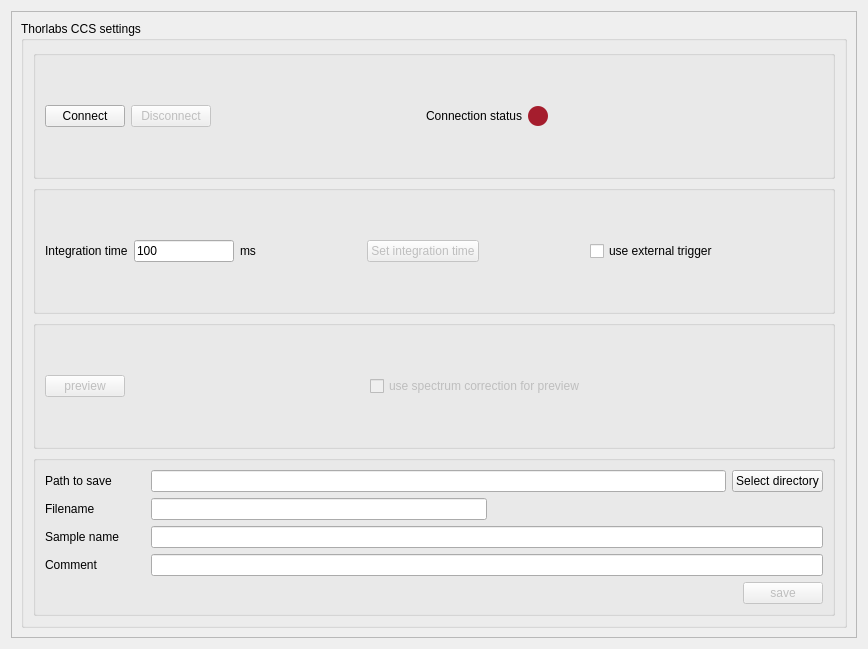
<?xml version="1.0" encoding="UTF-8"?>
<ui version="4.0">
 <class>Form</class>
 <widget class="QWidget" name="Form">
  <property name="geometry">
   <rect>
    <x>0</x>
    <y>0</y>
    <width>868</width>
    <height>649</height>
   </rect>
  </property>
  <property name="sizePolicy">
   <sizepolicy hsizetype="Expanding" vsizetype="Expanding">
    <horstretch>0</horstretch>
    <verstretch>0</verstretch>
   </sizepolicy>
  </property>
  <property name="windowTitle">
   <string>Template settings</string>
  </property>
  <layout class="QHBoxLayout" name="horizontalLayout">
   <item>
    <widget class="QScrollArea" name="scrollArea">
     <property name="widgetResizable">
      <bool>true</bool>
     </property>
     <widget class="QWidget" name="scrollAreaWidgetContents">
      <property name="geometry">
       <rect>
        <x>0</x>
        <y>0</y>
        <width>848</width>
        <height>629</height>
       </rect>
      </property>
      <layout class="QHBoxLayout" name="horizontalLayout_10">
       <item>
        <widget class="QGroupBox" name="groupBox_general">
         <property name="title">
          <string>Thorlabs CCS settings</string>
         </property>
         <layout class="QGridLayout" name="gridLayout">
          <item row="0" column="0">
           <widget class="QGroupBox" name="connectBox">
            <property name="title">
             <string/>
            </property>
            <layout class="QHBoxLayout" name="horizontalLayout_4">
             <item>
              <widget class="QPushButton" name="connectButton">
               <property name="text">
                <string>Connect</string>
               </property>
              </widget>
             </item>
             <item>
              <widget class="QPushButton" name="disconnectButton">
               <property name="enabled">
                <bool>false</bool>
               </property>
               <property name="text">
                <string>Disconnect</string>
               </property>
              </widget>
             </item>
             <item>
              <spacer name="horizontalSpacer_3">
               <property name="orientation">
                <enum>Qt::Orientation::Horizontal</enum>
               </property>
               <property name="sizeHint" stdset="0">
                <size>
                 <width>40</width>
                 <height>20</height>
                </size>
               </property>
              </spacer>
             </item>
             <item>
              <widget class="QLabel" name="statusLabel">
               <property name="text">
                <string>Connection status</string>
               </property>
              </widget>
             </item>
             <item>
              <widget class="QLabel" name="connectionIndicator">
               <property name="minimumSize">
                <size>
                 <width>20</width>
                 <height>20</height>
                </size>
               </property>
               <property name="maximumSize">
                <size>
                 <width>20</width>
                 <height>20</height>
                </size>
               </property>
               <property name="styleSheet">
                <string notr="true">border-radius: 10px;
background-color:rgb(165, 29, 45);
min-height: 20px;
min-width: 20px;</string>
               </property>
               <property name="text">
                <string/>
               </property>
              </widget>
             </item>
             <item>
              <spacer name="horizontalSpacer_2">
               <property name="orientation">
                <enum>Qt::Orientation::Horizontal</enum>
               </property>
               <property name="sizeHint" stdset="0">
                <size>
                 <width>275</width>
                 <height>20</height>
                </size>
               </property>
              </spacer>
             </item>
            </layout>
           </widget>
          </item>
          <item row="1" column="0">
           <widget class="QGroupBox" name="boxSettings">
            <property name="enabled">
             <bool>true</bool>
            </property>
            <property name="title">
             <string/>
            </property>
            <layout class="QHBoxLayout" name="horizontalLayout_2">
             <item>
              <widget class="QLabel" name="integTimeText">
               <property name="text">
                <string>Integration time</string>
               </property>
              </widget>
             </item>
             <item>
              <widget class="QLineEdit" name="lineEdit_Integ">
               <property name="maximumSize">
                <size>
                 <width>100</width>
                 <height>16777215</height>
                </size>
               </property>
               <property name="text">
                <string>100</string>
               </property>
              </widget>
             </item>
             <item>
              <widget class="QLabel" name="secondText">
               <property name="text">
                <string>ms</string>
               </property>
              </widget>
             </item>
             <item>
              <spacer name="horizontalSpacer">
               <property name="orientation">
                <enum>Qt::Orientation::Horizontal</enum>
               </property>
               <property name="sizeHint" stdset="0">
                <size>
                 <width>40</width>
                 <height>20</height>
                </size>
               </property>
              </spacer>
             </item>
             <item>
              <widget class="QPushButton" name="setIntegrationTimeButton">
               <property name="enabled">
                <bool>false</bool>
               </property>
               <property name="text">
                <string>Set integration time</string>
               </property>
              </widget>
             </item>
             <item>
              <spacer name="horizontalSpacer_4">
               <property name="orientation">
                <enum>Qt::Orientation::Horizontal</enum>
               </property>
               <property name="sizeHint" stdset="0">
                <size>
                 <width>40</width>
                 <height>20</height>
                </size>
               </property>
              </spacer>
             </item>
             <item>
              <widget class="QCheckBox" name="extTriggerCheck">
               <property name="text">
                <string>use external trigger</string>
               </property>
              </widget>
             </item>
             <item>
              <spacer name="horizontalSpacer_6">
               <property name="orientation">
                <enum>Qt::Orientation::Horizontal</enum>
               </property>
               <property name="sizeHint" stdset="0">
                <size>
                 <width>40</width>
                 <height>20</height>
                </size>
               </property>
              </spacer>
             </item>
            </layout>
           </widget>
          </item>
          <item row="2" column="0">
           <widget class="QGroupBox" name="previewBox">
            <property name="enabled">
             <bool>false</bool>
            </property>
            <property name="title">
             <string/>
            </property>
            <layout class="QHBoxLayout" name="horizontalLayout_3">
             <item>
              <widget class="QPushButton" name="previewButton">
               <property name="text">
                <string>preview</string>
               </property>
              </widget>
             </item>
             <item>
              <spacer name="horizontalSpacer_5">
               <property name="orientation">
                <enum>Qt::Orientation::Horizontal</enum>
               </property>
               <property name="sizeHint" stdset="0">
                <size>
                 <width>40</width>
                 <height>20</height>
                </size>
               </property>
              </spacer>
             </item>
             <item>
              <widget class="QCheckBox" name="correctionCheck">
               <property name="text">
                <string>use spectrum correction for preview</string>
               </property>
              </widget>
             </item>
             <item>
              <spacer name="horizontalSpacer_8">
               <property name="orientation">
                <enum>Qt::Orientation::Horizontal</enum>
               </property>
               <property name="sizeHint" stdset="0">
                <size>
                 <width>40</width>
                 <height>20</height>
                </size>
               </property>
              </spacer>
             </item>
            </layout>
           </widget>
          </item>
          <item row="3" column="0">
           <widget class="QGroupBox" name="fileBox">
            <property name="enabled">
             <bool>true</bool>
            </property>
            <property name="title">
             <string/>
            </property>
            <layout class="QVBoxLayout" name="verticalLayout_2">
             <item>
              <layout class="QHBoxLayout" name="horizontalLayout_5">
               <item>
                <widget class="QLabel" name="pathLabel">
                 <property name="minimumSize">
                  <size>
                   <width>100</width>
                   <height>0</height>
                  </size>
                 </property>
                 <property name="text">
                  <string>Path to save</string>
                 </property>
                </widget>
               </item>
               <item>
                <widget class="QLineEdit" name="lineEdit_path"/>
               </item>
               <item>
                <widget class="QPushButton" name="directoryButton">
                 <property name="text">
                  <string>Select directory</string>
                 </property>
                </widget>
               </item>
              </layout>
             </item>
             <item>
              <layout class="QHBoxLayout" name="horizontalLayout_6">
               <item>
                <widget class="QLabel" name="filenameLabel">
                 <property name="minimumSize">
                  <size>
                   <width>100</width>
                   <height>0</height>
                  </size>
                 </property>
                 <property name="text">
                  <string>Filename</string>
                 </property>
                </widget>
               </item>
               <item>
                <widget class="QLineEdit" name="lineEdit_filename"/>
               </item>
               <item>
                <spacer name="horizontalSpacer_9">
                 <property name="orientation">
                  <enum>Qt::Orientation::Horizontal</enum>
                 </property>
                 <property name="sizeHint" stdset="0">
                  <size>
                   <width>40</width>
                   <height>20</height>
                  </size>
                 </property>
                </spacer>
               </item>
              </layout>
             </item>
             <item>
              <layout class="QHBoxLayout" name="horizontalLayout_7">
               <item>
                <widget class="QLabel" name="sampleName_label">
                 <property name="minimumSize">
                  <size>
                   <width>100</width>
                   <height>0</height>
                  </size>
                 </property>
                 <property name="text">
                  <string>Sample name</string>
                 </property>
                </widget>
               </item>
               <item>
                <widget class="QLineEdit" name="lineEdit_sampleName"/>
               </item>
              </layout>
             </item>
             <item>
              <layout class="QHBoxLayout" name="horizontalLayout_8">
               <item>
                <widget class="QLabel" name="label_comment">
                 <property name="minimumSize">
                  <size>
                   <width>100</width>
                   <height>0</height>
                  </size>
                 </property>
                 <property name="text">
                  <string>Comment</string>
                 </property>
                </widget>
               </item>
               <item>
                <widget class="QLineEdit" name="lineEdit_comment">
                 <property name="minimumSize">
                  <size>
                   <width>0</width>
                   <height>0</height>
                  </size>
                 </property>
                </widget>
               </item>
              </layout>
             </item>
             <item>
              <layout class="QHBoxLayout" name="horizontalLayout_9">
               <item>
                <spacer name="horizontalSpacer_10">
                 <property name="orientation">
                  <enum>Qt::Orientation::Horizontal</enum>
                 </property>
                 <property name="sizeHint" stdset="0">
                  <size>
                   <width>40</width>
                   <height>20</height>
                  </size>
                 </property>
                </spacer>
               </item>
               <item>
                <widget class="QPushButton" name="saveButton">
                 <property name="enabled">
                  <bool>false</bool>
                 </property>
                 <property name="text">
                  <string>save</string>
                 </property>
                </widget>
               </item>
              </layout>
             </item>
            </layout>
           </widget>
          </item>
         </layout>
        </widget>
       </item>
      </layout>
     </widget>
    </widget>
   </item>
  </layout>
 </widget>
 <resources/>
 <connections/>
</ui>
